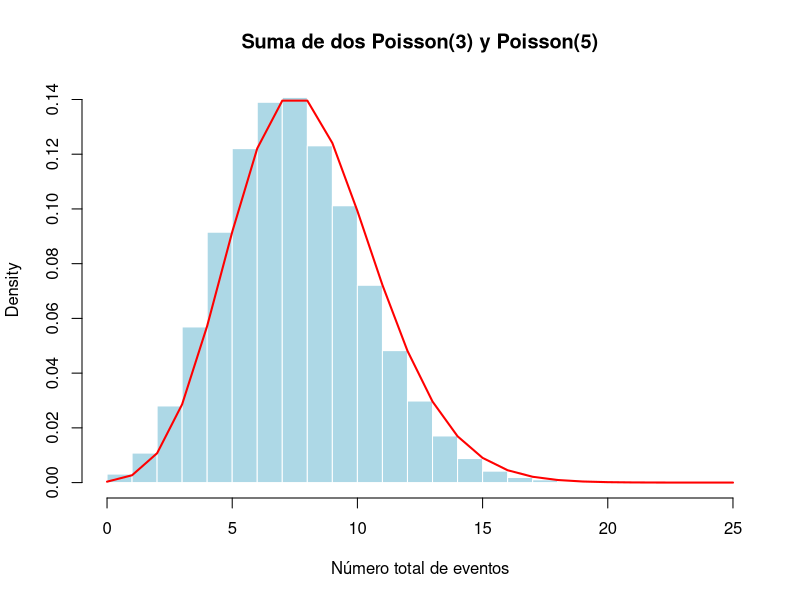

Write the R code that produced this figure.
# Parámetros de las distribuciones Poisson
lambda1 <- 3
lambda2 <- 5

# Número de simulaciones
n <- 100000

# Simulamos dos variables Poisson independientes
X1 <- rpois(n, lambda1)
X2 <- rpois(n, lambda2)

# Suma de las dos variables
S <- X1 + X2

# Esperanza teórica
lambda_total <- lambda1 + lambda2

# Comparamos con la Poisson teórica
hist(S, breaks = 30, probability = TRUE, 
     col = "lightblue", border = "white",
     main = "Suma de dos Poisson(3) y Poisson(5)",
     xlab = "Número total de eventos")

# Añadimos la densidad teórica Poisson(8)
x_vals <- 0:max(S)
lines(x_vals, dpois(x_vals, lambda_total), 
      col = "red", lwd = 2)

# Mostramos media y varianza empíricas vs teóricas
cat("Media empírica:", mean(S), "\n")
cat("Varianza empírica:", var(S), "\n")
cat("Media teórica:", lambda_total, "\n")
cat("Varianza teórica:", lambda_total, "\n")
